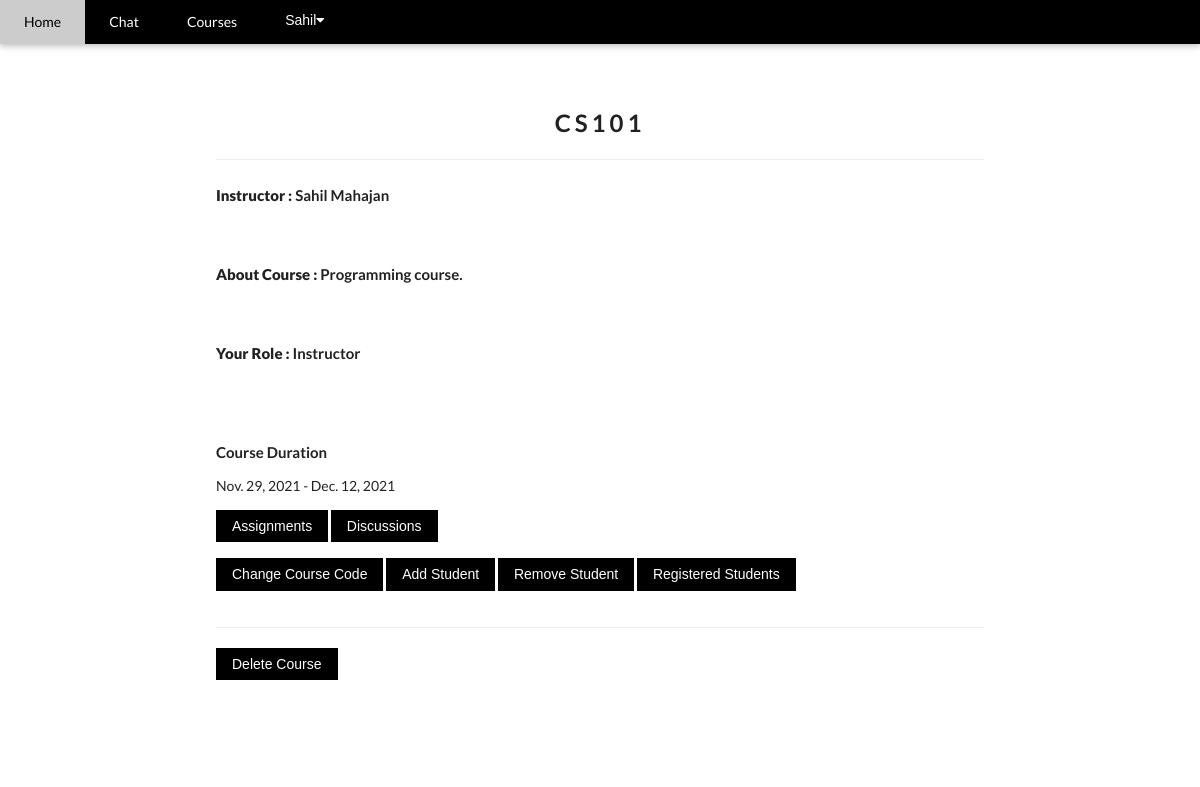
The page /1/course-view/ (signed in) on the database as committed earlier.
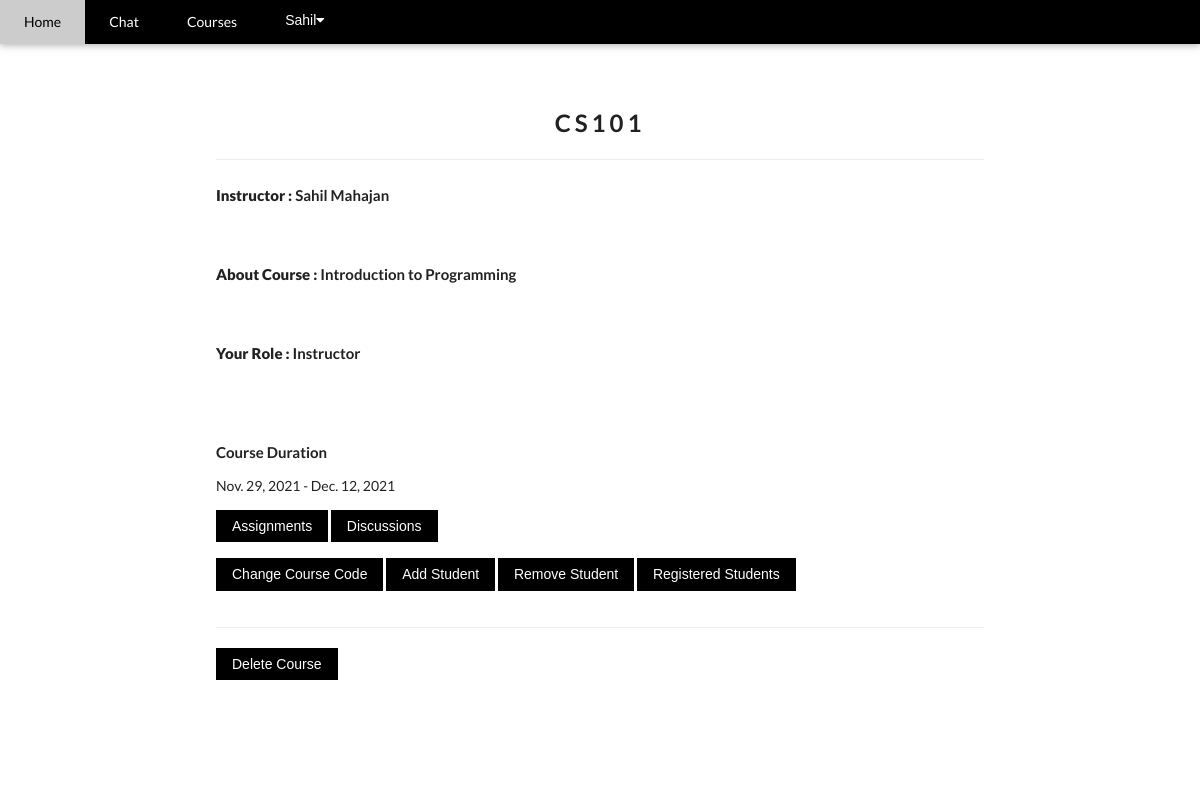
The same page on the database as committed later.
### core/models.py (models this page shows, shortened)
class Course(models.Model):
    user = models.ForeignKey(User, on_delete=models.CASCADE)
    course_name = models.CharField(max_length=100)
    teacher_name = models.CharField(max_length=50)
    teacher_details = models.TextField()
    student_code = models.CharField(max_length=6)
    ta_code =models.CharField(max_length=6)
    super_ta_code =models.CharField(max_length=6)
    created_at = models.DateField(default=timezone.now)
    end_date = models.DateField(max_length=20)

### core/views.py (the view, shortened to what this page needs)
# urls.py: path('<int:id>/course-view/', course_single, name='course-view'),
def course_single(request, id):
    course = get_object_or_404(Course, id=id)
    student = Student.objects.filter(course=course, user=request.user)
    student_id = 0
    for item in student:
        student_id = item.id
    id=id
    is_registered = 0
    submitted = []
    total = []
    complete = 0
    is_ta = 0
    is_super_ta = 0
    students = Student.objects.filter(course = course, user=request.user)
    for item in students:
        is_ta = item.is_ta
        is_super_ta = item.is_super_ta
    for user in course.student_set.all():
        if(request.user.email == user.user.email):
            is_registered = 1
    if(request.user.role=='student' and is_ta == 0):
        role = "Student"
    elif(request.user.role=='student' and is_ta == 1 and is_super_ta == 0):
        role = "Standard TA"
    elif(request.user.role=='student' and is_ta == 1 and is_super_ta == 1):
        role = "Super TA"
    else:
        role = "Instructor"
    return render(request, "core/instructor/view_course.html", {
        'course': course ,
        'is_registered': is_registered,
        'complete' : complete,
        'is_ta': is_ta,
        'is_super_ta': is_super_ta,
        'role': role,
        'student_id': student_id
        })

### templates/core/instructor/view_course.html (shortened to what this page needs)
{% extends 'base.html' %}
{% load static %}
{% block content %}
<div class="w3-container w3-content w3-padding-64" style="max-width:800px" id="contact">
 <h2 class="w3-wide w3-center">{{ course.course_name }}</h2>
                <hr/>
                <h4> <strong>Instructor :</strong> {{ course.teacher_name }} </h4>
                        <br/>
                <h4> <strong>About Course :</strong> {{ course.teacher_details }}</h4>
                <br/>
                <h4> <strong>Your Role :</strong> {{ role }}</h4>
                        <br/>
                        <br/>
                <p>  <h4>Course Duration </h4>{{ course.created_at }} - {{ course.end_date }} </p>
                {% if request.user.is_authenticated and request.user.role == 'instructor' %}
                <a href="{% url 'core:assignment-list' course.id %}"><button class="w3-button w3-black w3-margin-bottom" onclick="document.getElementById('ticketModal').style.display='block'">Assignments</button></a>
                <a href="{% url 'core:discussion-list' course.id %}"><button class="w3-button w3-black w3-margin-bottom" onclick="document.getElementById('ticketModal').style.display='block'">Discussions</button></a>
                <br>
                <a href="{% url 'core:change-course-code' course.id %}"><button class="w3-button w3-black w3-margin-bottom" onclick="document.getElementById('ticketModal').style.display='block'">Change Course Code</button></a>
                <a href="{% url 'core:add-student-course' course.id %}"><button class="w3-button w3-black w3-margin-bottom" onclick="document.getElementById('ticketModal').style.display='block'">Add Student</button></a>
                <a href="{% url 'core:remove-student-course' course.id %}"><button class="w3-button w3-black w3-margin-bottom" onclick="document.getElementById('ticketModal').style.display='block'">Remove Student</button></a>
                <a href="{% url 'core:registered-students' course.id %}"><button class="w3-button w3-black w3-margin-bottom" onclick="document.getElementById('ticketModal').style.display='block'">Registered Students</button></a>
                <hr>
                <a href="{% url 'core:delete-course' course.id %}"><button class="w3-button w3-black w3-margin-bottom" onclick="document.getElementById('ticketModal').style.display='block'">Delete Course</button></a>
                {% endif %}
        </div>
{% endblock %}

Rows that differ between the two databases and show on the page:
changed Course "CS101": teacher_details "Programming course." → "Introduction to Programming"
